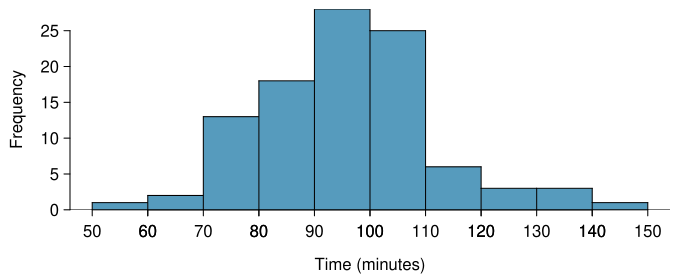

The script that drew this image:
library(openintro)
data(COL)


data(run10Samp)
d <- run10Samp

myPDF("run10SampTimeHistogram.pdf", 5, 2.8,
      mar = c(3.5, 3.5, 0.5, 1),
      mgp = c(2.2, 0.55, 0))
histPlot(d$time,
         main = "",
         xlab = "Time (Minutes)",
         ylab = "Frequency",
         col = COL[1],yaxs="i")
dev.off()


set.seed(1)
run17 <- subset(run17, event == "10 Mile")
mean(run17$net_sec / 60)
d <- run17[sample(nrow(run17), 100), ]
myPDF("run17SampTimeHistogram.pdf", 5, 2.8,
      mar = c(3.5, 3.5, 0.5, 1),
      mgp = c(2.2, 0.55, 0))
histPlot(d$net_sec / 60,
         main = "",
         xlab = "Time (Minutes)",
         ylab = "Frequency",
         col = COL[1],yaxs="i")
dev.off()
t.test(d$net_sec / 60, mu = 93.29)
mean(d$net_sec / 60)
sd(d$net_sec / 60)
